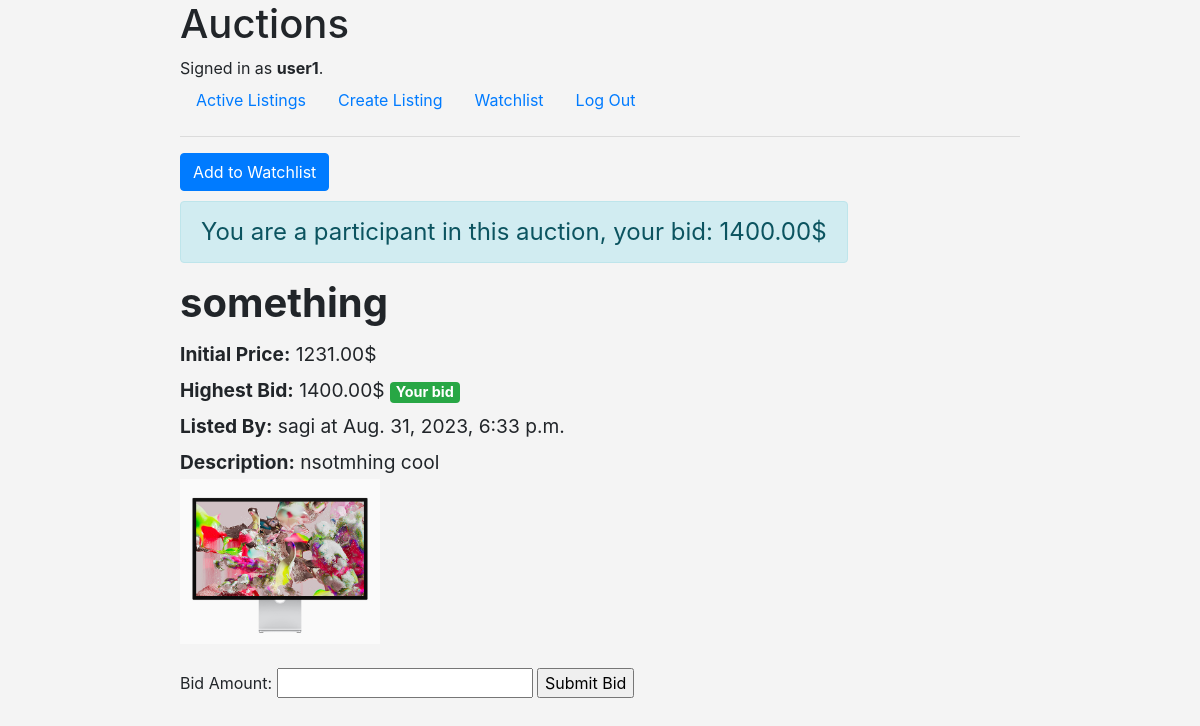
The app's page /productPage/13/ (signed in) with its own data.
### auctions/models.py (models this page shows)
class User(AbstractUser):
    pass

class Bid(models.Model):
    bidder = models.ForeignKey('User', on_delete=models.CASCADE)
    productName = models.ForeignKey('AuctionList', on_delete=models.CASCADE, related_name = "bids")
    bidPrice = models.DecimalField(max_digits=30, decimal_places=2)
    lastBidTime = models.DateTimeField(auto_now_add=True)

class AuctionList(models.Model):
    seller = models.ForeignKey('User', on_delete=models.CASCADE, related_name = "lists")
    productName = models.CharField(max_length=64)
    initialPrice = models.DecimalField(max_digits=30, decimal_places=2)
    info = models.TextField(max_length=1000)
    creationTime = models.DateTimeField(auto_now_add=True)
    image = models.ImageField(upload_to= user_directory_path, blank=True, null=True)
    watchlist = models.ManyToManyField(User, blank=True, related_name = "watchlist")
    AUCTION_STATUS_CHOICES = (
        ('active', 'Active'),
        ('closed', 'Closed')
    )
    status = models.CharField(
        max_length=10,
        choices=AUCTION_STATUS_CHOICES,
        default='active'  # Set the default status to 'active' when an auction is created.
    )

### auctions/views.py (the view)
# urls.py: path("productPage/<int:product_id>/", views.productPage, name="productPage"),
def productPage(request, product_id):
    product = get_object_or_404(AuctionList, pk=product_id)
    allProductBids = product.bids.all()
    state_message = request.session.pop('state_message', None) #state message - whether bid successed/failed
    highestBidder = (allProductBids.order_by("-bidPrice")[0].bidder) if allProductBids else None
    is_authenticated = request.user.is_authenticated
    in_watchlist = is_authenticated and request.user.watchlist.filter(pk=product.id).exists()
    is_a_bidder = is_authenticated and allProductBids.filter(bidder=request.user).exists()
    userBid = is_authenticated and (allProductBids.filter(bidder=request.user).order_by("-bidPrice")[0].bidPrice) if is_a_bidder else None
    return render(request, "auctions/productPage.html",{
        'product':product,
        'bidPrice': getCurrentPrice(product),
        'state_message': state_message,
        'in_watchlist': in_watchlist,
        'highestBidder':highestBidder,
        'is_a_bidder':is_a_bidder,
        'userBid':userBid,
    })

### auctions/util.py (called while the page is built)
def getCurrentPrice(product):
    allCurrentBids = product.bids.all()
    if allCurrentBids:
        highestBid = allCurrentBids.order_by("-bidPrice")[0].bidPrice
        return highestBid
    return product.initialPrice

### auctions/templates/auctions/productPage.html (shortened to what this page needs)
{% extends "auctions/layout.html" %}
{% block body %}
<div class="productText productPage">
    {% if user.is_authenticated %}
        {% if user != product.seller %}
            <form method="post" action="{% url 'toggleWatchlist' product.id %}">
            <div class="watchlistBtns">
                {% if in_watchlist %}
                    <button type="submit" name="action" value="removeFromWatchlist" class="btn btn-secondary">Remove from Watchlist</button>
                {% else %}
                    <button type="submit" name="action" value="addToWatchlist" class="btn btn-primary">Add to Watchlist</button>
                {% endif %}
            </div>
            </form>
        {% else %}
        <div class="alert alert-primary" role="alert" style="display: inline-block;"> This is your product</div>
        {% endif %}
    {% else %}
        <p>You need to <a href="{% url 'login' %}">log in</a> to add this item to your watchlist.</p>
    {% endif %}
    {% if is_a_bidder %}
        <div class="alert alert-info" role="alert" style="display: inline-block;" >You are a participant in this auction, your bid: {{userBid}}$</div>
    {% endif %}
    <h1><b> {{product.productName}} </b></h1>
    <small><b>Initial Price:</b> {{ product.initialPrice }}$</small> <br>
    <small>
        <b>Highest Bid:</b>
        {% if bidPrice > product.initialPrice %}
            {{ bidPrice }}$
            {% if user == highestBidder %}
            <span class="badge badge-success">Your bid</span>
            {% else %}
                {% if is_a_bidder %}
                    <span class="badge badge-warning">You have been outbid in the auction.</span>
                {% endif %}
            {% endif %}
        {% else %}
             There aren't any bids
        {% endif %}
    </small><br>
    <small><b>Listed By:</b> {{product.seller}} at {{ product.creationTime }}</small> <br>
    <small><b>Description:</b> {{product.info}}</small>
</div>
<div class="productImg">
    {% if product.image %}
        <img src="{{ product.image.url }}" alt="{{ product.productName }}" style="max-width: 200px;">
    {% endif %}
</div> <br>
{% if user.is_authenticated %}
    {% if user != product.seller %}
        <form method="post" action="{% url 'submitBid' product.id %}">
            <label for="bidAmount">Bid Amount:</label>
            <input type="number" step="0.01" id="bidAmount" name="bidAmount" min="0" required>
            <input type="submit" value="Submit Bid">
        </form>
    {% endif %}
{% else %}
    <p>You need to <a href="{% url 'login' %}">log in</a> to set a bid.</p>
{% endif %}
{% endblock %}

### auctions/templates/auctions/layout.html (shortened to what this page needs)
{% load static %}
<!DOCTYPE html>
<html lang="en">
    <head>
        <link rel="stylesheet" href="https://stackpath.bootstrapcdn.com/bootstrap/4.4.1/css/bootstrap.min.css">
        <link href="{% static 'auctions/styles.css' %}" rel="stylesheet">
    </head>
    <body>
        <h1>Auctions</h1>
        <div>
            {% if user.is_authenticated %}
                Signed in as <strong>{{ user.username }}</strong>.
            {% else %}
                Not signed in.
            {% endif %}
        </div>
        <ul class="nav">
            <li class="nav-item">
                <a class="nav-link" href="{% url 'index' %}">Active Listings</a>
            </li>
            {% if user.is_authenticated %}
                <li class="nav-item">
                    <a class="nav-link" href="{% url 'createListing' %}">Create Listing</a>
                </li>
                <li class="nav-item">
                    <a class="nav-link" href="{% url 'watchlist' %}">Watchlist</a>
                </li>
                <li class="nav-item">
                    <a class="nav-link" href="{% url 'logout' %}">Log Out</a>
                </li>
            {% endif %}
        </ul>
        <hr>
        {% block body %}
        {% endblock %}
    </body>
</html>

### auctions/static/auctions/styles.css (style rules this page uses)
body { margin-left:auto; margin-right:auto; width:70%; background-color: #f4f4f4; }
.productText.productPage { font-size: 1.5em ; }
.watchlistBtns { margin-bottom: 10px; }

### records on screen
User: username "user1"
Bid: bidPrice "1400.00"
AuctionList: productName "something", initialPrice "1231.00", seller "sagi", creationTime "Aug. 31, 2023, 6:33 p.m.", info "nsotmhing cool", image (picture)
